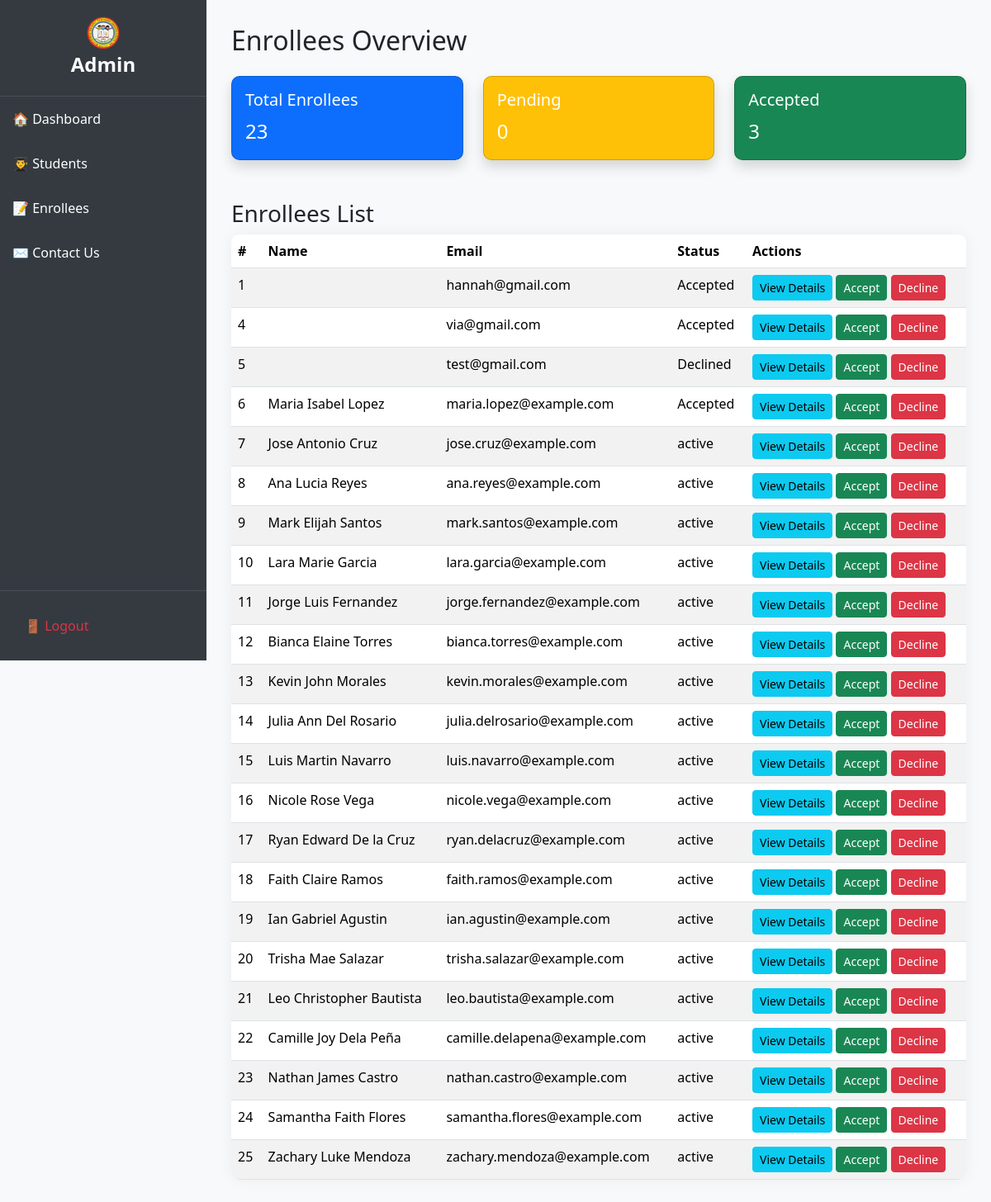
Screenshot of /php/admin2/enrollees.php (signed in) with the database file from the repository.
### tables this page shows
CREATE TABLE `enrollment` (
  `id` int(11) NOT NULL,
  `surname` varchar(100) NOT NULL,
  `firstname` varchar(100) NOT NULL,
  `middlename` varchar(100) DEFAULT NULL,
  `gender` enum('male','female') NOT NULL,
  `birthplace` varchar(255) DEFAULT NULL,
  `email` varchar(255) NOT NULL,
  `dob` date NOT NULL,
  `street` varchar(255) DEFAULT NULL,
  `city` varchar(100) DEFAULT NULL,
  `province` varchar(100) DEFAULT NULL,
  `zipcode` varchar(10) DEFAULT NULL,
  `parentSurname` varchar(100) DEFAULT NULL,
  `parentFirst` varchar(100) DEFAULT NULL,
  `parentMiddle` varchar(100) DEFAULT NULL,
  `parentPhone` varchar(15) DEFAULT NULL,
  `parentEmail` varchar(255) DEFAULT NULL,
  `parentOccupation` varchar(100) DEFAULT NULL,
  `status` varchar(255) DEFAULT NULL,
  `created_at` datetime DEFAULT current_timestamp()
);

### php/admin2/enrollees.php (the view, shortened to what this page needs)
<?php
require_once '../../database/dbconnection.php';
$totalEnrollees = 0;
$totalPending = 0;
$totalAccepted = 0;
try {
    $query = "SELECT COUNT(*) AS total, SUM(CASE WHEN status = 'Pending' THEN 1 ELSE 0 END) AS pending, SUM(CASE WHEN status = 'Accepted' THEN 1 ELSE 0 END) AS accepted FROM enrollment";
    $stmt = $pdo->prepare($query);
    $stmt->execute();
    $result = $stmt->fetch(PDO::FETCH_ASSOC);
    $totalEnrollees = $result['total'];
    $totalPending = $result['pending'];
    $totalAccepted = $result['accepted'];
} catch (PDOException $e) {
    echo "Error: " . $e->getMessage();
}
function safeOutput($value) {
    return htmlspecialchars($value ?? '', ENT_QUOTES, 'UTF-8');
}
?>
<!DOCTYPE html>
<html lang="en">
<head>
  <link href="https://cdn.jsdelivr.net/npm/bootstrap@5.3.2/dist/css/bootstrap.min.css" rel="stylesheet" />
</head>
<body>
  <div class="sidebar">
    <div>
      <div class="logo">
        <img src="../../images/wrlogo.png" alt="Logo" width="40"><br>
        Admin
      </div>
      <a href="dashboard.php">🏠 Dashboard</a>
      <a href="students.php">👨‍🎓 Students</a>
      <a href="enrollees.php">📝 Enrollees</a>
      <a href="emails.php">✉️ Contact Us</a>
    </div>
    <div class="logout">
      <a href="logout.php" class="text-danger">🚪 Logout</a>
    </div>
  </div>
  <div class="main-content">
    <h2 class="mb-4">Enrollees Overview</h2>
    <div class="row mb-4">
      <div class="col-md-4">
        <div class="card text-white bg-primary shadow">
          <div class="card-body">
            <h5 class="card-title">Total Enrollees</h5>
            <p class="card-text fs-4"><?php echo $totalEnrollees; ?></p>
          </div>
        </div>
      </div>
      <div class="col-md-4">
        <div class="card text-white bg-warning shadow">
          <div class="card-body">
            <h5 class="card-title">Pending</h5>
            <p class="card-text fs-4"><?php echo $totalPending; ?></p>
          </div>
        </div>
      </div>
      <div class="col-md-4">
        <div class="card text-white bg-success shadow">
          <div class="card-body">
            <h5 class="card-title">Accepted</h5>
            <p class="card-text fs-4"><?php echo $totalAccepted; ?></p>
          </div>
        </div>
      </div>
    </div>
    <h3 class="mt-5">Enrollees List</h3>
    <table class="table table-striped">
      <thead>
        <tr>
          <th>#</th>
          <th>Name</th>
          <th>Email</th>
          <th>Status</th>
          <th>Actions</th>
        </tr>
      </thead>
      <tbody>
        <?php
        try {
            $query = "SELECT id, CONCAT(firstname, ' ', middlename, ' ', surname) AS name, email, status FROM enrollment ORDER BY id ASC";
            $stmt = $pdo->prepare($query);
            $stmt->execute();
            while ($row = $stmt->fetch(PDO::FETCH_ASSOC)) {
                echo "<tr>";
                echo "<td>" . safeOutput($row['id']) . "</td>";
                echo "<td>" . safeOutput($row['name']) . "</td>";
                echo "<td>" . safeOutput($row['email']) . "</td>";
                echo "<td>" . safeOutput($row['status']) . "</td>";
                echo "<td>";
                echo "<button class='btn btn-info btn-sm' data-bs-toggle='modal' data-bs-target='#detailsModal' data-id='" . $row['id'] . "'>View Details</button> ";
                echo "<button class='btn btn-success btn-sm' onclick='acceptEnrollee(" . $row['id'] . ")'>Accept</button> ";
                echo "<button class='btn btn-danger btn-sm' onclick='declineEnrollee(" . $row['id'] . ")'>Decline</button>";
                echo "</td>";
                echo "</tr>";
            }
        } catch (PDOException $e) {
            echo "<tr><td colspan='5'>Error: " . $e->getMessage() . "</td></tr>";
        }
        ?>
      </tbody>
    </table>
  </div>
</body>
</html>

### php/admin2/enrollees.php (style rules this page uses)
body { background-color: #f8f9fa; }
.sidebar { height: 100vh; background-color: #343a40; color: white; position: fixed; width: 250px; display: flex; flex-direction: column; justify-content: space-between; }
.sidebar a { color: white; padding: 15px; display: block; text-decoration: none; }
.main-content { margin-left: 250px; padding: 30px; }
.logo { font-size: 24px; font-weight: bold; padding: 20px; text-align: center; border-bottom: 1px solid #495057; }
.logout { padding: 15px; border-top: 1px solid #495057; }
.card { border-radius: 10px; box-shadow: 0 0 20px rgba(0, 0, 0, 0.05); }
.table { background-color: white; border-radius: 10px; overflow: hidden; box-shadow: 0 0 20px rgba(0, 0, 0, 0.05); }

### rows the page displays
enrollment: id "1", email "hannah@gmail.com", status "Accepted"
enrollment: id "4", email "via@gmail.com", status "Accepted"
enrollment: id "5", email "test@gmail.com", status "Declined"
enrollment: id "6", name "Maria Isabel Lopez", email "maria.lopez@example.com", status "Accepted"
enrollment: id "7", name "Jose Antonio Cruz", email "jose.cruz@example.com", status "active"
enrollment: id "8", name "Ana Lucia Reyes", email "ana.reyes@example.com", status "active"
enrollment: id "9", name "Mark Elijah Santos", email "mark.santos@example.com", status "active"
enrollment: id "10", name "Lara Marie Garcia", email "lara.garcia@example.com", status "active"
enrollment: id "11", name "Jorge Luis Fernandez", email "jorge.fernandez@example.com", status "active"
enrollment: id "12", name "Bianca Elaine Torres", email "bianca.torres@example.com", status "active"
enrollment: id "13", name "Kevin John Morales", email "kevin.morales@example.com", status "active"
enrollment: id "14", name "Julia Ann Del Rosario", email "julia.delrosario@example.com", status "active"
enrollment: id "15", name "Luis Martin Navarro", email "luis.navarro@example.com", status "active"
enrollment: id "16", name "Nicole Rose Vega", email "nicole.vega@example.com", status "active"
enrollment: id "17", name "Ryan Edward De la Cruz", email "ryan.delacruz@example.com", status "active"
enrollment: id "18", name "Faith Claire Ramos", email "faith.ramos@example.com", status "active"
enrollment: id "19", name "Ian Gabriel Agustin", email "ian.agustin@example.com", status "active"
enrollment: id "20", name "Trisha Mae Salazar", email "trisha.salazar@example.com", status "active"
enrollment: id "21", name "Leo Christopher Bautista", email "leo.bautista@example.com", status "active"
enrollment: id "22", name "Camille Joy Dela Peña", email "camille.delapena@example.com", status "active"
enrollment: id "23", name "Nathan James Castro", email "nathan.castro@example.com", status "active"
enrollment: id "24", name "Samantha Faith Flores", email "samantha.flores@example.com", status "active"
enrollment: id "25", name "Zachary Luke Mendoza", email "zachary.mendoza@example.com", status "active"

### other values shown
$totalEnrollees "23"
$totalPending "0"
$totalAccepted "3"
